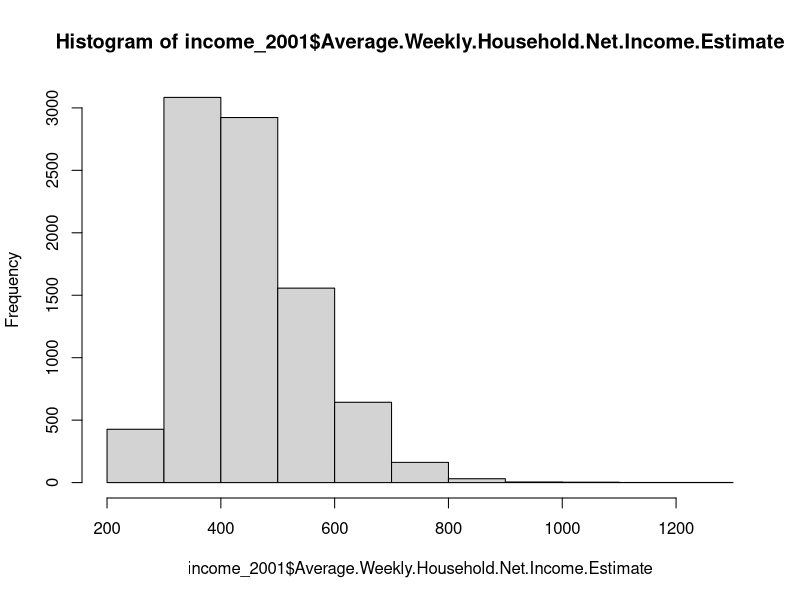
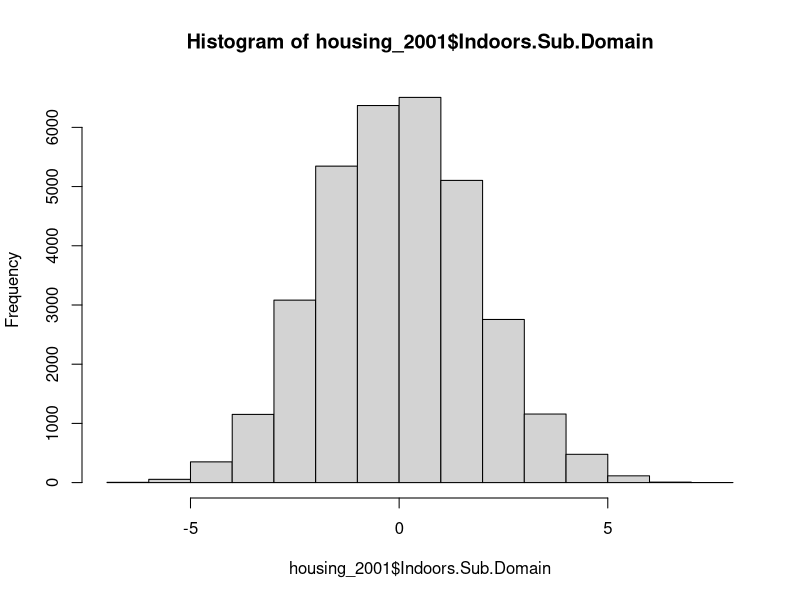
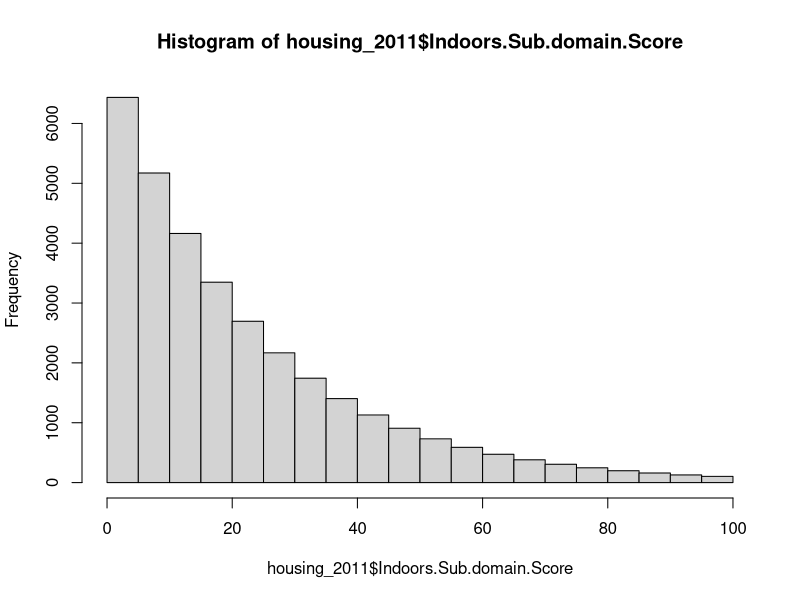

R code for these plots, in order: (Note: this script raises an error after producing the figures.)
## ---- chunk 1

library(tidyr)
library(dplyr)
library(stringr)

#-- data from http://www.neighbourhood.statistics.gov.uk/dissemination/instanceSelection.do?JSAllowed=true&Function=&%24ph=61&CurrentPageId=61&step=2&datasetFamilyId=266&instanceSelection=121427&Next.x=16&Next.y=13 --#
income_2001 <- read.csv("income_2001/D120301_1153_2003Admin_WARD.CSV", header=TRUE,skip=5) 
hist(income_2001$Average.Weekly.Household.Net.Income.Estimate)

## ---- chunk 2

#-- data from http://webarchive.nationalarchives.gov.uk/20100410180038/http://www.communities.gov.uk/archived/general-content/communities/indicesofdeprivation/216309/ --#

housing_2001 <- read.csv("living environment/living_environment_2001.csv", header=TRUE) 
hist(housing_2001$Indoors.Sub.Domain)

#-- https://www.gov.uk/government/uploads/system/uploads/attachment_data/file/6879/1871567.xls --#
housing_2011 <- read.csv("living environment/living_environment.csv", header=TRUE) 
hist(housing_2011$Indoors.Sub.domain.Score)

## ---- chunk 3
area <- read.csv("msoas/area/MSOA11_LAD11_EW_SAM.csv", header=TRUE) %>%
  select(MSOA.Code=MSOA11CD,area=AREALHECT)
  
pop_2001 <- read.csv("msoas/mid_2001.csv", header=TRUE, skip=3) %>%
  select(MSOA.Code,MSOA.Name,Population = All.Ages) %>%
  mutate(Population = as.numeric(Population)) %>%
  left_join(area) %>%
  mutate(
    Pop.density = Population / area
  )
hist(pop_2001$Pop.density,breaks=20)

pop_2011 <- read.csv("msoas/mid_2011.csv", header=TRUE, skip=3)[,c(1,3,4)] %>%
  filter(X!="")

pop_2011 <- read.csv("msoas/mid_2011.csv", header=TRUE, skip=3) %>%
  select(MSOA.Code = Area.Codes,MSOA.Name=X,Population = All.Ages) %>%
  filter(MSOA.Name!="") %>%
  mutate(Population = as.numeric(Population)) %>%
  left_join(area) %>%
  mutate(
    Pop.density = Population / area
  )

hist(pop_2011$Pop.density,breaks=20)

## ---- chunk 4
electricity_2011 <- read.csv("electricity and gas/electricity/2011/MSOA_domestic_electricity_estimates__2011.csv", skip=1) %>%
  select(MSOA.Code = Middle.Layer.Super.Output.Area..MSOA..Code, Average.Electricity = Average.domestic.electricity.consumption...kWh.per.meter.) %>%
  mutate(
    Average.Electricity = as.numeric(Average.Electricity),
    MSOA.Code = str_trim(as.character(MSOA.Code))
         )
hist(electricity_2011$Average.Electricity)

gas_2011 <- read.csv("electricity and gas/gas/2011/MSOA_domestic_gas_estimates__2011.csv",skip=1) %>%
  select(MSOA.Code = Middle.Layer.Super.Output.Area..MSOA..Code, Average.Gas = Average.consumption..kWh.per.meter.) %>%
  mutate(
    Average.Gas = as.numeric(Average.Gas),
    MSOA.Code = str_trim(as.character(MSOA.Code))
         )
hist(gas_2011$Average.Gas)
  
## ---- chunk 5

dataset <- pop_2011 %>% 
  left_join(electricity_2011)

plot(dataset$Pop.density,dataset$Average.Electricity)

